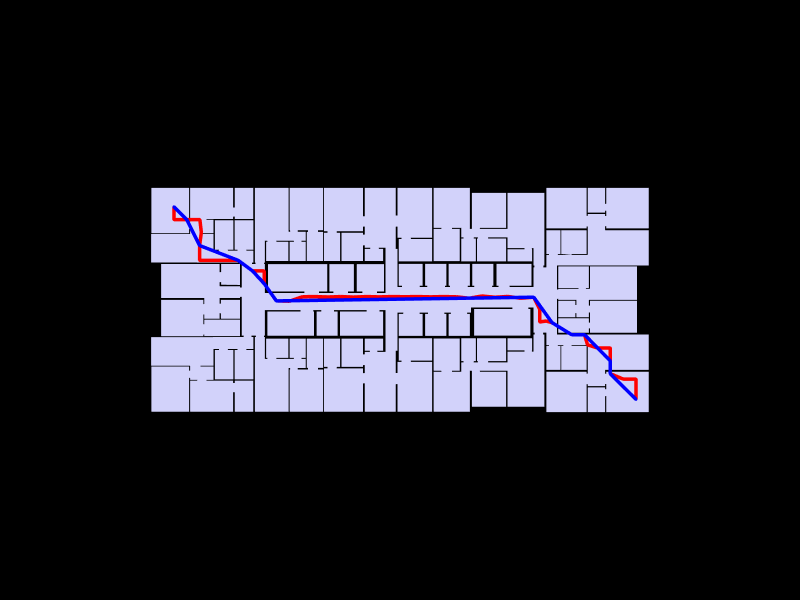

The cell this chart's notebook holds for it:
### Code cell
Topology.Show(gallery, shortest_path, straight_path,
              camera=[0,0,6],
              faceColor=[210,210,250],
              faceOpacity=1,
              edgeColorKey="color",
              edgeWidthKey="width",
              backgroundColor="black",
              width=800,
              height=600,
              renderer=renderer)

### Figure 1 — Plotly figure (JSON) as saved in the notebook; plotly's stock layout.template omitted (floating-point values rounded to 4 significant figures; data arrays with more than 128 entries replaced by an {"elided": "..."} marker saying what was removed)
{"data": [{"customdata": {"elided": "745 str values"}, "hoverinfo": "text", "hovertemplate": {"elided": "745 str values"}, "hovertext": {"elided": "745 str values"}, "legendgroup": "1", "legendrank": 1, "marker": {"color": {"elided": "745 str values"}, "line": {"width": 0}, "opacity": 1, "size": {"elided": "745 float values"}, "sizemode": "diameter", "symbol": "circle"}, "mode": "markers", "name": "1: Untitled (Vertices)", "showlegend": false, "text": {"elided": "745 str values"}, "type": "scatter3d", "x": {"elided": "745 float values"}, "y": {"elided": "745 float values"}, "z": {"elided": "745 int values"}}, {"hoverinfo": "text", "hovertext": [], "legendgroup": "2", "legendrank": 2, "line": {"color": "#000000", "dash": "solid", "width": 1}, "marker": {"color": "#000000", "size": 0.25, "symbol": "circle"}, "mode": "markers+lines", "name": "1: Untitled (Edges)", "showlegend": false, "text": [], "type": "scatter3d", "x": {"elided": "2235 float values"}, "y": {"elided": "2235 float values"}, "z": {"elided": "2235 int values"}}, {"cmax": 1, "cmin": 0, "color": "#D2D2FA", "colorscale": [[0, "#440154"], [0.1111, "#482878"], [0.2222, "#3e4989"], [0.3333, "#31688e"], [0.4444, "#26828e"], [0.5556, "#1f9e89"], [0.6667, "#35b779"], [0.7778, "#6ece58"], [0.8889, "#b5de2b"], [1, "#fde725"]], "flatshading": true, "hoverinfo": "text", "hovertext": "", "i": {"elided": "741 int values"}, "j": {"elided": "741 int values"}, "k": {"elided": "741 int values"}, "legendgroup": "3", "legendrank": 3, "lighting": {"facenormalsepsilon": 0}, "name": "1: Untitled (Faces)", "opacity": 1, "showlegend": false, "showscale": false, "text": "", "type": "mesh3d", "x": {"elided": "745 float values"}, "y": {"elided": "745 float values"}, "z": {"elided": "745 int values"}}, {"customdata": ["", "", "", "", "", "", "", "", "", "", "", "", "", "", "", "", "", "", "", "", "", "", "", "", "", "", "", "", "", "", "", "", "", "", "", "", "", "", "", "", "", "", "", "", "", "", "", "", "", "", "", ""], "hoverinfo": "text", "hovertemplate": ["Click ", "Click ", "Click ", "Click ", "Click ", "Click ", "Click ", "Click ", "Click ", "Click ", "Click ", "Click ", "Click ", "Click ", "Click ", "Click ", "Click ", "Click ", "Click ", "Click ", "Click ", "Click ", "Click ", "Click ", "Click ", "Click ", "Click ", "Click ", "Click ", "Click ", "Click ", "Click ", "Click ", "Click ", "Click ", "Click ", "Click ", "Click ", "Click ", "Click ", "Click ", "Click ", "Click ", "Click ", "Click ", "Click ", "Click ", "Click ", "Click ", "Click ", "Click ", "Click "], "hovertext": ["", "", "", "", "", "", "", "", "", "", "", "", "", "", "", "", "", "", "", "", "", "", "", "", "", "", "", "", "", "", "", "", "", "", "", "", "", "", "", "", "", "", "", "", "", "", "", "", "", "", "", ""], "legendgroup": "5", "legendrank": 5, "marker": {"color": ["#000000", "#000000", "#000000", "#000000", "#000000", "#000000", "#000000", "#000000", "#000000", "#000000", "#000000", "#000000", "#000000", "#000000", "#000000", "#000000", "#000000", "#000000", "#000000", "#000000", "#000000", "#000000", "#000000", "#000000", "#000000", "#000000", "#000000", "#000000", "#000000", "#000000", "#000000", "#000000", "#000000", "#000000", "#000000", "#000000", "#000000", "#000000", "#000000", "#000000", "#000000", "#000000", "#000000", "#000000", "#000000", "#000000", "#000000", "#000000", "#000000", "#000000", "#000000", "#000000"], "line": {"width": 0}, "opacity": 1, "size": [2.8, 2.8, 2.8, 2.8, 2.8, 2.8, 2.8, 2.8, 2.8, 2.8, 2.8, 2.8, 2.8, 2.8, 2.8, 2.8, 2.8, 2.8, 2.8, 2.8, 2.8, 2.8, 2.8, 2.8, 2.8, 2.8, 2.8, 2.8, 2.8, 2.8, 2.8, 2.8, 2.8, 2.8, 2.8, 2.8, 2.8, 2.8, 2.8, 2.8, 2.8, 2.8, 2.8, 2.8, 2.8, 2.8, 2.8, 2.8, 2.8, 2.8, 2.8, 2.8], "sizemode": "diameter", "symbol": "circle"}, "mode": "markers", "name": "2: Untitled (Vertices)", "showlegend": false, "text": ["", "", "", "", "", "", "", "", "", "", "", "", "", "", "", "", "", "", "", "", "", "", "", "", "", "", "", "", "", "", "", "", "", "", "", "", "", "", "", "", "", "", "", "", "", "", "", "", "", "", "", ""], "type": "scatter3d", "x": [27.25, 27.25, 27.25, 25.75, 24.24, 24.25, 24.25, 22.75, 21.6, 21.25, 21.25, 19.75, 17.44, 16.75, 16.01, 16.02, 15.31, 13.75, 12.27, 10.75, 9.258, 7.755, 6.268, 4.755, 3.272, 1.755, 0.2629, -1.245, -2.762, -4.245, -5.759, -7.245, -8.74, -10.25, -11.72, -13.25, -14.78, -16.18, -16.18, -16.25, -17.57, -19.25, -20.74, -22.25, -23.74, -23.75, -23.75, -23.55, -23.71, -25.25, -26.75, -26.75], "y": [-9.48, -7.98, -7.117, -7.117, -6.485, -4.98, -3.48, -3.48, -3.121, -1.98, -1.942, -1.942, -0.525, -0.3361, -0.4431, 1.02, 2.45, 2.333, 2.535, 2.445, 2.587, 2.333, 2.496, 2.52, 2.493, 2.52, 2.504, 2.52, 2.49, 2.52, 2.464, 2.52, 2.474, 2.52, 2.502, 1.982, 2.017, 4.02, 5.487, 5.52, 5.531, 6.758, 6.758, 6.759, 6.76, 7.02, 8.49, 10.02, 11.51, 11.52, 11.52, 13.02], "z": [0, 0, 0, 0, 0, 0, 0, 0, 0, 0, 0, 0, 0, 0, 0, 0, 0, 0, 0, 0, 0, 0, 0, 0, 0, 0, 0, 0, 0, 0, 0, 0, 0, 0, 0, 0, 0, 0, 0, 0, 0, 0, 0, 0, 0, 0, 0, 0, 0, 0, 0, 0]}, {"hoverinfo": "text", "hovertext": [], "legendgroup": "6", "legendrank": 6, "line": {"color": "#FF0000", "dash": "solid", "width": 7}, "marker": {"color": "#FF0000", "size": 1.75, "symbol": "circle"}, "mode": "markers+lines", "name": "2: Untitled (Edges)", "showlegend": false, "text": [], "type": "scatter3d", "x": {"elided": "153 float values"}, "y": {"elided": "153 float values"}, "z": {"elided": "153 int values"}}, {"customdata": ["", "", "", "", "", "", "", "", "", "", "", "", "", ""], "hoverinfo": "text", "hovertemplate": ["Click ", "Click ", "Click ", "Click ", "Click ", "Click ", "Click ", "Click ", "Click ", "Click ", "Click ", "Click ", "Click ", "Click "], "hovertext": ["", "", "", "", "", "", "", "", "", "", "", "", "", ""], "legendgroup": "9", "legendrank": 9, "marker": {"color": ["#000000", "#000000", "#000000", "#000000", "#000000", "#000000", "#000000", "#000000", "#000000", "#000000", "#000000", "#000000", "#000000", "#000000"], "line": {"width": 0}, "opacity": 1, "size": [2.8, 2.8, 2.8, 2.8, 2.8, 2.8, 2.8, 2.8, 2.8, 2.8, 2.8, 2.8, 2.8, 2.8], "sizemode": "diameter", "symbol": "circle"}, "mode": "markers", "name": "3: Untitled (Vertices)", "showlegend": false, "text": ["", "", "", "", "", "", "", "", "", "", "", "", "", ""], "type": "scatter3d", "x": [27.25, 24.24, 24.25, 21.25, 19.75, 17.44, 15.31, -14.78, -16.18, -17.57, -19.25, -23.75, -25.25, -26.75], "y": [-9.48, -6.485, -4.98, -1.942, -1.942, -0.525, 2.45, 2.017, 4.02, 5.531, 6.758, 8.49, 11.52, 13.02], "z": [0, 0, 0, 0, 0, 0, 0, 0, 0, 0, 0, 0, 0, 0]}, {"hoverinfo": "text", "hovertext": [], "legendgroup": "10", "legendrank": 10, "line": {"color": "#0000FF", "dash": "solid", "width": 7}, "marker": {"color": "#0000FF", "size": 1.75, "symbol": "circle"}, "mode": "markers+lines", "name": "3: Untitled (Edges)", "showlegend": false, "text": [], "type": "scatter3d", "x": [27.25, 24.24, null, 24.24, 24.25, null, 24.25, 21.25, null, 21.25, 19.75, null, 19.75, 17.44, null, 17.44, 15.31, null, 15.31, -14.78, null, -14.78, -16.18, null, -16.18, -17.57, null, -17.57, -19.25, null, -19.25, -23.75, null, -23.75, -25.25, null, -25.25, -26.75, null], "y": [-9.48, -6.485, null, -6.485, -4.98, null, -4.98, -1.942, null, -1.942, -1.942, null, -1.942, -0.525, null, -0.525, 2.45, null, 2.45, 2.017, null, 2.017, 4.02, null, 4.02, 5.531, null, 5.531, 6.758, null, 6.758, 8.49, null, 8.49, 11.52, null, 11.52, 13.02, null], "z": [0, 0, null, 0, 0, null, 0, 0, null, 0, 0, null, 0, 0, null, 0, 0, null, 0, 0, null, 0, 0, null, 0, 0, null, 0, 0, null, 0, 0, null, 0, 0, null, 0, 0, null]}], "layout": {"autosize": true, "height": 600, "margin": {"b": 40, "l": 40, "r": 40, "t": 40}, "paper_bgcolor": "#000000", "plot_bgcolor": "#000000", "scene": {"aspectmode": "data", "camera": {"center": {"x": 0, "y": 0, "z": 0}, "eye": {"x": 0, "y": 0, "z": 6}, "projection": {"type": "perspective"}, "up": {"x": 0, "y": 1, "z": 0}}, "xaxis": {"visible": false}, "yaxis": {"visible": false}, "zaxis": {"visible": false}}, "showlegend": true, "width": 800, "xaxis": {"showgrid": false, "visible": false, "zeroline": false}, "yaxis": {"showgrid": false, "visible": false, "zeroline": false}}}
